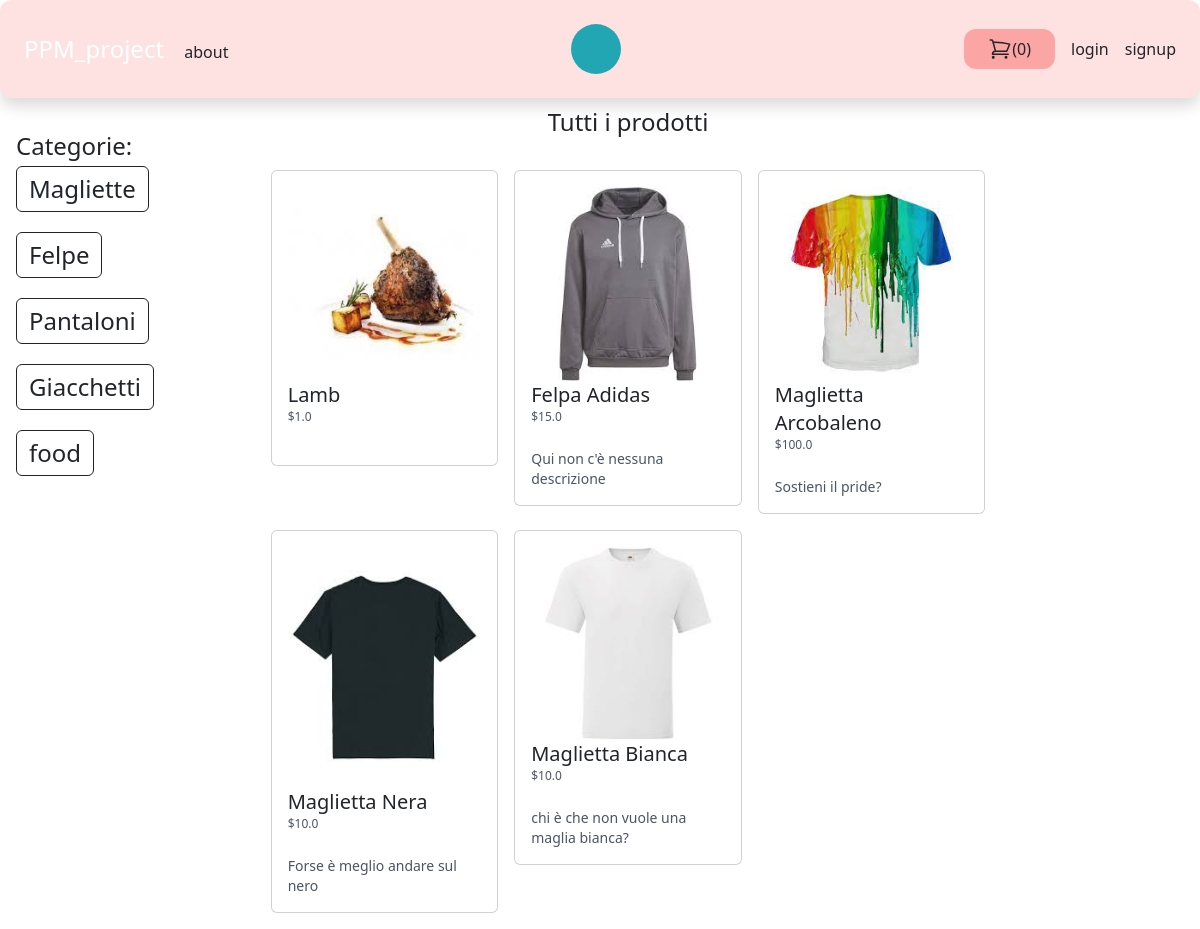
The page / on the database its author committed.
### store/models.py (models this page shows, shortened)
class Category(models.Model):
    title = models.CharField(max_length=64)
    slug = models.SlugField(max_length=64)
    class Meta:
        verbose_name = "Category"
        verbose_name_plural = "Categories"

class Product(models.Model):
    user = models.ForeignKey(User, related_name="products", on_delete=models.CASCADE)
    category = models.ForeignKey(Category, related_name="products", on_delete=models.CASCADE)
    title = models.CharField(max_length=64)
    slug = models.SlugField(max_length=64)
    description = models.TextField(blank=True)
    price = models.IntegerField() #è il moodo piu comune con cui si rappresentano i prezzi in un database
    image = models.ImageField(upload_to="uploads/product_images/", blank=True, null=True)
    created_at = models.DateTimeField(auto_now_add=True)
    updated_at = models.DateTimeField(auto_now=True)
    class Meta:
        ordering = ('-created_at',) #ordina i prodotti in ordine di creazione
    def get_display_price(self):
        return self.price / 100

### core/views.py (the view)
# urls.py: path("", frontpage, name="frontpage"),
def frontpage(request):
    products = Product.objects.all()[0:6]
    return render(request, "core/frontpage.html", {"products": products})

### store/cart.py (called while the page is built)
    def __len__(self):
        return sum(item['quantity'] for item in self.cart.values())  # ritorna la lunghezza del

### store/cartcount.py (called while the page is built)
def cart(request):
    return {"cart": Cart(request)}

### store/templatetags/menu.py (called while the page is built)
@register.inclusion_tag("core/menu.html")
def menu():
    categories = Category.objects.all()
    return {"categories": categories}

### core/templates/core/frontpage.html (shortened to what this page needs)
{% extends "core/base.html"%}
{% block content %}
    <div class="text-center text-2xl pb-4"> Tutti i prodotti </div>
    <div class="flex flex-wrap ">
        {% for product in products %}
            <div class="product w-1/3 p-2">
                    <div class="card">
                        <div class="card-body">
                             <a href="{% url "product_detail" product.category.slug product.slug %}">
                        {% if product.image %}
                            <div class="image">
                                <img src="{{ product.image.url }}" alt="Image of {{ product.title }}" class="w-full">
                            </div>
                        {% endif %}
                        <h2 class="text-xl">
                             {{ product.title }}
                         </h2>
                        <p class="text-xs text-gray-600">
                            ${{ product.get_display_price}}
                        </p>
                             <br>
                        <p class="text-sm text-gray-600">
                            {{ product.description }}
                        </p>
                             </a>
                        </div>
                    </div>
            </div>
        {% endfor %}
    </div>
{% endblock %}

### core/templates/core/menu.html (shortened to what this page needs)
 {% for category in categories %}
<div class="flex flex-column flex-wrap pb-3 pt-1 ">
    <a href="{% url "category_detail" category.slug %}" class="text-2xl btn btn-outline-dark">{{ category.title }}</a>
</div>
 {% endfor %}

### core/templates/core/style.css (style rules this page uses)
a { text-decoration : none; }

### rows shown on the page
Category: title "Magliette"
Category: title "Felpe"
Category: title "Pantaloni"
Category: title "Giacchetti"
Category: title "food"
Product: image (picture), title "Lamb", get_display_price "1.0"
Product: image (picture), title "Felpa Adidas", get_display_price "15.0", description "Qui non c'è nessuna descrizione"
Product: image (picture), title "Maglietta Arcobaleno", get_display_price "100.0", description "Sostieni il pride?"
Product: image (picture), title "Maglietta Nera", get_display_price "10.0", description "Forse è meglio andare sul nero"
Product: image (picture), title "Maglietta Bianca", get_display_price "10.0", description "chi è che non vuole una maglia bianca?"

### other values the page prints
{{ cart|length }} "0"
